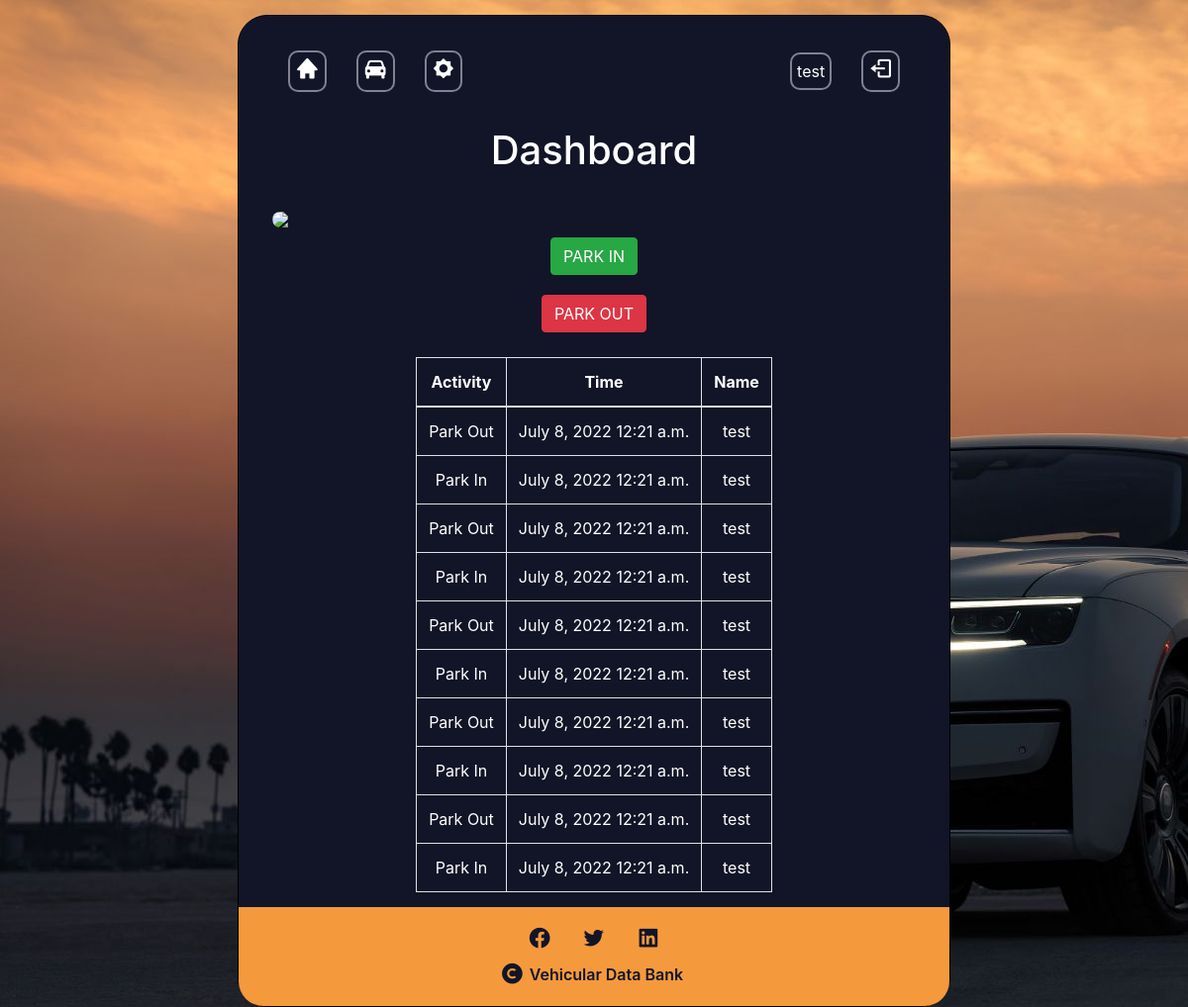
The app's page /index (signed in), older data.
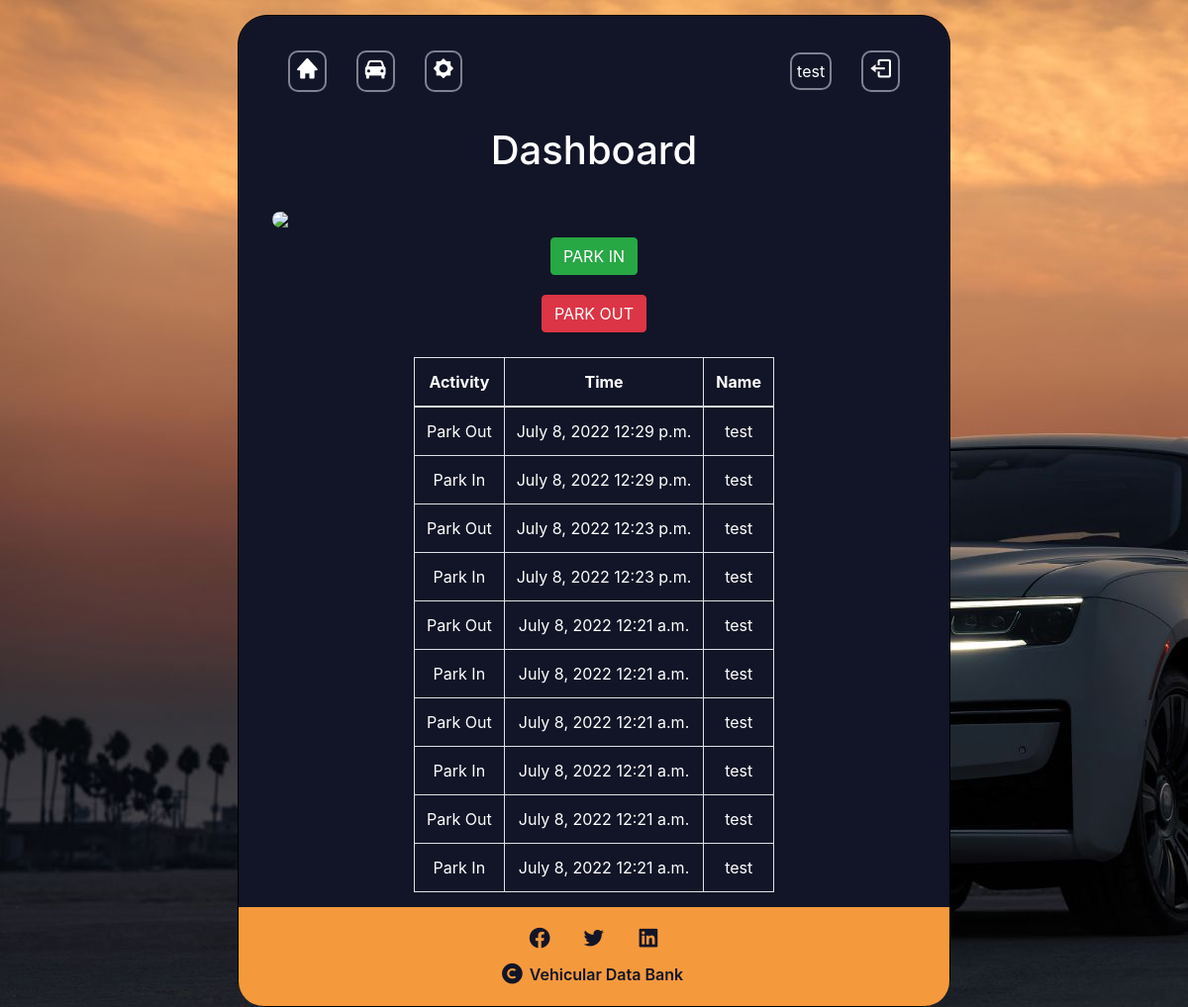
The same page, newer data.
### website/models.py (models this page shows, shortened)
class TimeStamps(models.Model):
    Parker = models.ForeignKey(User, default="",on_delete=models.CASCADE, null=True)
    activity = models.CharField('Car Name', max_length=120)
    timestamp = models.TimeField(auto_now_add= True)
    datestamp = models.DateField(auto_now_add= True)

### website/views.py (the view, shortened to what this page needs)
# urls.py: path('index', views.index, name="index"),
@login_required(login_url="/login_user")
def index(request):
    timestamps = TimeStamps.objects.all().order_by("-timestamp")[0:10]
    return render(request, "index.html", {"timestamps": timestamps})

### website/templates/index.html (shortened to what this page needs)
{% extends './header.html'%}
{% block header %} Dashboard {% endblock %}
{% block content %}
    <div id="content-index">
        <div class="left">
            <img src="{% url 'video_feed' %}"/>
            <form method="post" name="timeinn">
              <button type="submit"  class="btn btn-success" name="timeinn" value="timeinn">PARK IN</button>
          </form>
          <form method="post" name="timeout">
            <button type="submit"  class="btn btn-danger" name="timeout" value="timeout">PARK OUT</button>
        </form>
        </div>
        <div class="right">
            <table class="table table-bordered">
                <thead>
                  <tr>
                    <th scope="col" >Activity</th>
                    <th scope="col">Time</th>
                    <th scope="col">Name</th>
                  </tr>
                </thead>
                <tbody>
                  {%for timestamp in timestamps%}
                  <tr>
                    <td>{{timestamp.activity}}</td>
                    <td> {{timestamp.datestamp}} {{timestamp.timestamp}} </td>
                    <td>{{timestamp.Parker.username}}</td>
                  </tr>
                  {% endfor %}
                </tbody>
              </table>
        </div>
    </div>
{% endblock %}

Row changes from the older to the newer data that the page shows:
no longer on this page (row unchanged): TimeStamps: activity "Park Out", datestamp "July 8, 2022", timestamp "12:21 a.m.", Parker.username "test"
no longer on this page (row unchanged): TimeStamps: activity "Park In", datestamp "July 8, 2022", timestamp "12:21 a.m.", Parker.username "test"
no longer on this page (row unchanged): TimeStamps: activity "Park Out", datestamp "July 8, 2022", timestamp "12:21 a.m.", Parker.username "test"
no longer on this page (row unchanged): TimeStamps: activity "Park In", datestamp "July 8, 2022", timestamp "12:21 a.m.", Parker.username "test"
added TimeStamps: activity "Park Out", datestamp "July 8, 2022", timestamp "12:29 p.m.", Parker.username "test"
added TimeStamps: activity "Park In", datestamp "July 8, 2022", timestamp "12:29 p.m.", Parker.username "test"
added TimeStamps: activity "Park Out", datestamp "July 8, 2022", timestamp "12:23 p.m.", Parker.username "test"
added TimeStamps: activity "Park In", datestamp "July 8, 2022", timestamp "12:23 p.m.", Parker.username "test"
